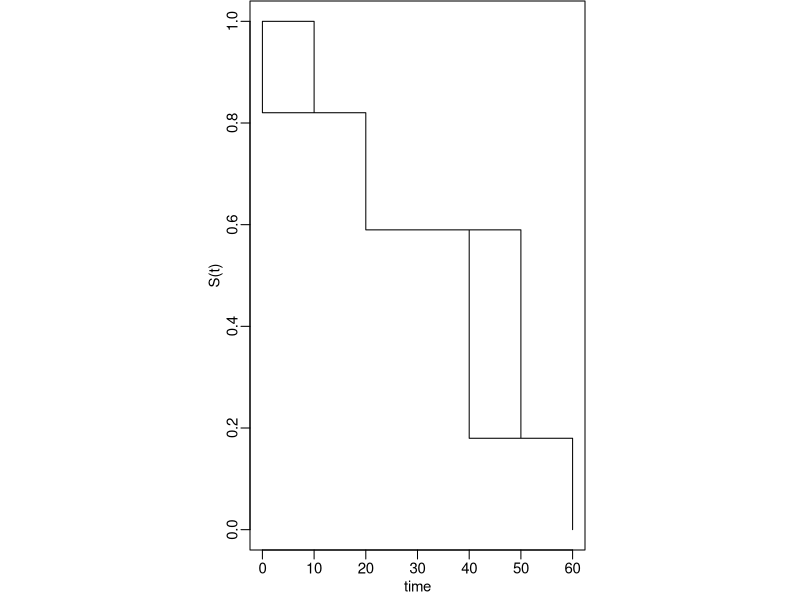

Here is the R script that generated this plot:
## ---- chunk 1
prepare_data <- function(Mat, #matrix of each observation with left/right censoring and left/right truncation. 
                              #if only 2 columns assume to truncation
                         expr = as.formula(Mat[,1]~1), # formula for the covariates 
                         data = NULL, # dataset for covariates (only allows NULL if intercept)
                         exact = FALSE, # whether observations are allowed to be exact observations
                         drop = "soft", # 'no' stops function if observation is invalid, 'soft' drops invalid and 'hard' drops                                                #meaningless, defaults to no for consistency
                         message = TRUE #return message about data
                         ){
  if(ncol(Mat) ==2){
    trunc <- FALSE 
    Mat <- cbind(Mat,Mat)
    Mat[,3] <- 0
    Mat[,4] <- Inf
  }else if(ncol(Mat) ==3){stop("observation data has only 3 columns")
    }else{
     Mat <- Mat[,1:4]
    trunc <- FALSE
    if( any(c((Mat[,3] > 0), (Mat[,4] < Inf)))){
      trunc <- TRUE
    }
  }
  text <- ""
  if(!(drop %in% c("no","soft","hard")) ){
    text <- cat(text, "\n ", ("\"drop\" variable not declared properly, defaults to \"no\". "))
    drop <- "no"
  }
  
  MM <- model.matrix(expr, data = data)

  dat <- as.data.frame(cbind(Mat,MM))
  colnames(dat) <- c("CL","CR","TL","TR",colnames(MM))

if(trunc){
  sub_test <- TRUE
  if(min(Mat[,3]) > 0 | max(Mat[,4]) < Inf){
    sub_test <- FALSE
  } else{
      right <- 0
      TRUNC <- cbind(Mat[,3],Mat[,4])
      TRUNC <- TRUNC[which(!duplicated(TRUNC)),]
      while(TRUE){
      right <- max(TRUNC[which(TRUNC[,1] <= right),2])
      if(right == Inf){
        break
      } else if(max(TRUNC[,1] <= right) == 0){
        sub_test <- FALSE
        break
      }
    }
  }
  if(!sub_test){text <- paste(text, "\n ","Warning: The Union of the support of the truncated random variables
          does not cover the positive reals. The estimate of the survival function will not
          correspond to an untruncated distribution, but the distribution conditioned on being
          on the joint support.")
  }
}
  test_good <- TRUE
  if(any(Mat[,1] > Mat[,2])){
    text <- paste(text, "\n ","Warning: The left endpoint of the censoring interval
          is larger than the right endpoint in ", sum(Mat[,1] > Mat[,2]), "datapoints.", sep = "")
    test_good <- FALSE}
  if(any(Mat[,3] > Mat[,1])){
    text <- paste(text, "\n ","Warning: The left endpoint of the truncation interval
          is larger than the left endpoint of censoring in ", sum(Mat[,3] > Mat[,1]), "datapoints.", sep = "")
    test_good <- FALSE}
  if(any(Mat[,4] < Mat[,2])){
    text <- paste(text, "\n ","Warning: The right endpoint of the censoring interval
          is larger than the right endpoint of truncation in ", sum(Mat[,4] < Mat[,2]), "datapoints.", sep = "")
    test_good <- FALSE}
  if((!exact) & any(Mat[,1] == Mat[,2]) ){
    text <- paste(text, "\n ","Warning: ", sum( Mat[,1] == Mat[,2]),
                                                   " datapoints are exact observation, when this is not wanted.",sep = "")
    test_good <- FALSE
  }
  if(drop == "no" & !test_good){
    if(message){print(text)}
    stop()}
  dat <- dat[which(!(dat$CL > dat$CR)),]
  dat <- dat[which(!(dat$CL < dat$TL)),]
  dat <- dat[which(!(dat$CR > dat$TR)),]
  if(!exact){
    dat <- dat[which(!(dat$CL == dat$CR)),]
  }
  if(drop == "soft"){
    if(message){print(text)}
    return( list( data = dat, trunc = trunc))}
  dat <- dat[which( !((dat$CL == dat$TL) & (dat$CR == dat$TR))), ]
  return( list( data = dat, trunc = trunc, message = text))
}

print.turnbull_est <- function(obj){
  print(obj$s)
}

turnbull.internal.IMat <- function(vec_l,vec_r, q , p){
  if(any(vec_l>vec_r)){
    stop(paste("turnbull.internal.IMat recieved incompatible values ", sum(vec_l>vec_r), " times!", sep = ""))
  }
  m <- length(q)
  MAT <- cbind(vec_l,vec_r)
  MAT <- as.matrix(MAT[which(!duplicated(MAT)),])
  if(dim(MAT)[2] == 1){MAT <- t(MAT)}
  MAT <- as.matrix(MAT[order(MAT[,1],MAT[,2]),])
  if(dim(MAT)[2] == 1){MAT <- t(MAT)}
  IMat_n <- nrow(MAT)
  IMat_w <- numeric(IMat_n)
  for(i in 1:IMat_n){
    IMat_w[i] <- sum(MAT[i,1] == vec_l & MAT[i,2] ==vec_r)
  }
  
  IMat <- matrix(0,nrow = IMat_n,ncol  = m)

  for( i in 1:m){
    IMat[,i] <-( MAT[,1] <=q[i] ) & (p[i] <= MAT[,2])
  }
  colnames(IMat) <- paste(q,p,sep = ",")
  L <- list( IMat = IMat,IMat_w=IMat_w,IMat_n=IMat_n)
  return(L)
}

turnbull.Obs.FI <- function(obj, cov = TRUE){
  CL <- obj$left_censor
  CR <- obj$right_censor
  TL <- obj$left_trunc
  TR <- obj$right_trunc
  q <- obj$q
  p <- obj$p
  s <- obj$s
  m <- length(q)
  
  if(all(TL == 0 & TR == Inf)){trunc <- FALSE}else{trunc <- TRUE}
  foo <- turnbull.internal.IMat(CL,CR,q,p)
  Alpha <- foo[[1]]
  w_c <- foo[[2]]
  n_c <- foo[[3]]
  if(trunc){
    foo <- turnbull.internal.IMat(TL,TR,q,p)
    Beta <- foo[[1]]
    w_t <- foo[[2]]
    n_t <- foo[[3]]
  }else{
    Beta <- 0
  }
  
  OFI <-  NULL
  
  theta <- s[-m]
  index <- rowSums(Alpha) != m
  Alpha_m <- Alpha[index,m]
  Alpha <- Alpha[index,-m]
  
  Alpha_res_nm <- rowSums((rep(1,sum(index))%*%t(theta)*Alpha))
  Alpha_res_nm <- (1-Alpha_m)*w_c[index]*ifelse(Alpha_res_nm == 0,0,Alpha_res_nm^-2)
  
  Alpha_res_m <- 1-rowSums((rep(1,sum(index))%*%t(theta)*(1-Alpha)))
  Alpha_res_m <- Alpha_m*w_c[index]*Alpha_res_m^-2
  if(trunc){
    index <- rowSums(Beta) != m
    Beta_m <- Beta[index,m]
    Beta <- Beta[index,-m]
    Beta_res_nm <- rowSums((rep(1,sum(index))%*%t(theta)*Beta))
    Beta_res_nm <- (1-Beta_m)*w_t[index]*ifelse(Beta_res_nm == 0,0,Beta_res_nm^-2)
  
    Beta_res_m <- 1-rowSums((rep(1,sum(index))%*%t(theta)*(1-Beta)))
    Beta_res_m <- Beta_m*w_t[index]*Beta_res_m^-2
  }
  AFI <- BFI <- matrix(0,m-1,m-1)
  for(i in 1:(m-1)){
    for(j in i:(m-1)){
      AFI[i,j] <- AFI[j,i] <-  sum(Alpha[,i]*Alpha[,j]*Alpha_res_nm)+sum((1-Alpha[,i])*(1-Alpha[,j])*Alpha_res_m)
    }
  }
  if(trunc){
    for(i in 1:(m-1)){
      for(j in i:(m-1)){
        BFI[i,j] <- BFI[j,i] <-  sum(Beta[,i]*Beta[,j]*Beta_res_nm)+sum((1-Beta[,i])*(1-Beta[,j])*Beta_res_m)
      }
    }
  }
  result <- AFI-BFI
  colnames(result) <- rownames(result) <-names(s)[-m]
  return(result)
}

turnbull.CI <- function(obj,
                        type = "transSurv",
                        alpha = 0.05
                         ){
  s <- obj$s
  try(COV <- solve(turnbull.Obs.FI(obj)))
      if(!exists("COV")){
      stop("Observed Fisher Information not invertible.")
    }else if(min(diag(COV)) <= 0){
    stop("Diagonal entry in Observed Fisher Information non-positive.")
    }else{
      if(type == "NormSurv"){
        J <- matrix(0,ncol = nrow(COV),nrow = nrow(COV))
        J[upper.tri(J,diag = T)] <- -1
        se <- sqrt(diag(t(J)%*%COV %*%J))
        lower <- s - qnorm(1-alpha/2)*se
        upper <- s + qnorm(1-alpha/2)*se
        
      }
      else{
        if(type != "transSurv"){
          message("Did not recognise CI type, default is \"transSurv\" ")
        }
        n <- nrow(COV)
        logit <- function(x){exp(x)/(1+exp(x))}
        invlogit <- function(x){-log((1-x)/x)}
        dinvlogit <- function(x){1/(x*(1-x))}
        # J <- matrix(0,ncol = nrow(COV),nrow = nrow(COV))
        # J[upper.tri(J,diag = T)] <- -1
        # COV <- sqrt(diag(t(J)%*%COV %*%J))
        # COV <- c(0,0,rep(COV,each = 2),1,1)
        
        Nablag <- matrix(0,ncol = n,nrow = n)
        for(i in 1:n){
          Nablag[1:i,i] <- -dinvlogit(1-sum(s[1:i]))
        }
        phidiag <- sqrt(diag(t(Nablag)%*%COV %*%Nablag))
        lower <- logit(invlogit(1-cumsum(s[1:n]))-qnorm(1-alpha/2)*phidiag)
        upper <- logit(invlogit(1-cumsum(s[1:n]))+qnorm(1-alpha/2)*phidiag)
      }
      
      names(lower) <- names(upper) <- names(s[1:n])
      L <- list(CI.lower = lower, CI.upper = upper)
      return(L)
    }
}

plot.turnbull_est <- function(obj,type = "S",add = FALSE,...){
  L <- list(...)
  if( !("type" %in% names(L))){
    L$type = "l"
  }

  
  s <- obj$s
  p <- obj$p
  q <- obj$q
  y <- c(1,1,rep(1-cumsum(s), each = 2))

  L$y <- c(y,y[length(y):1])
  x1 <- c(0,sort(rep(p,each = 2)),p[length(p)])
  x2 <- c(0,sort(rep(q,each = 2)),q[length(q)])
  L$x <- c(x1,x2[length(x2):1])
  if(tolower(type) %in% c("cumulativehazard","cumhaz","h")){
    L$y <- -log(L$y)
    if(!("xlab" %in% names(L))){L$xlab = "time"}
    if(!("ylab" %in% names(L))){L$ylab = "H(t)"}
  }else if(tolower(type) %in% c("logcumulativehazard","logcumhaz","logh","weibullcheck","weibull","weib")){
    L$y <- ifelse(L$y > 0,L$y,NA)
    L$y <- log(-log(L$y))
    if(!("xlab" %in% names(L))){L$xlab = "time"}
    if(!("ylab" %in% names(L))){L$ylab = "log H(t)"}
  }else if(tolower(type) %in% c("loglogcumulativehazard","loglogcumhaz","loglogh","gompertzcheck","gompertz","gomp")){
    L$y <- ifelse(L$y > 0,L$y,NA)
    L$y <- log(-log(L$y))
    L$x <- log(L$x)
    if(!("xlab" %in% names(L))){L$xlab = "log time"}
    if(!("ylab" %in% names(L))){L$ylab = "log H(t)"}
  }else if(tolower(type) %in% c("exppowercheck","exppower","ep")){
    L$y <- ifelse(L$y > 0,L$y,NA)
    L$y <- log(log(1-log(L$y)))
    L$x <- log(L$x)
    if(!("xlab" %in% names(L))){L$xlab = "log time"}
    if(!("ylab" %in% names(L))){L$ylab = "log log (1 - H(t))"}
  }
  else{
    if(!("ylim" %in% names(L))){L$ylim = c(0,1)}
    if(!("xlab" %in% names(L))){L$xlab = "time"}
    if(!("ylab" %in% names(L))){L$ylab = "S(t)"}
  }
  
  if(add){
  do.call(lines,c(L))
  }else{
  do.call(plot,c(L))
  }
}

turnbull <- function(CL, # Left endpoint of censoring interval (0 for left censored)
                     CR, # Right endpoint of censoring interval (Inf for Right censored)
                     TL =rep(0,length(CL)) , # Left endpoint of truncation interval
                     TR = rep(Inf,length(CL)), # right endpoint of truncation interval
                     tol = 10^-4, # relative tolerance in iteration. (number of turnbull intervals * max abs coordinate difference)
                     verbose = FALSE, # print every n'th statement for n = verbose
                     message = TRUE, # print ending message
                     start = "equal",# initialise probability vector
                     include0 = FALSE #whether S(0+) = 1 or S(0+) < 1 
                     ){
  start_time <- Sys.time()
  
  foo <- prepare_data(cbind(CL,CR,TL,TR), drop = "hard",message = message, exact = FALSE)
  
  if(message){print(foo$message)}
  trunc <- foo[[2]]
  
  foo <- foo[[1]]
  
  CL <- foo[,1]
  CR <- foo[,2]
  TL <- foo[,3]
  TR <- foo[,4]
  
  L <- sort(unique(c(CL,TR)))
  L <- as.data.frame(L[L<Inf])
  R <- sort(unique(c(CR,TL)))
  if(include0){
    R <- as.data.frame(R)
  }else{
    R <- as.data.frame(R[R>0])
  }
  colnames(L) <-colnames(R) <- "numb"
  L$name <- "L"
  R$name <- "R"
  
  I <- rbind(L,R)
  I <- I[order(I$numb),]
  
  Match <- stringr::str_locate_all(paste(I$name, collapse = ""), "LR")[[1]]
  
  #create turnbull (inner) intervals 
  q <- p <- numeric(nrow(Match))
  for(i in 1:nrow(Match)){
    q[i] <- I$numb[Match[i,1]]
    p[i] <- I$numb[Match[i,2]]
  }
  
  n <- length(CL)

  m <- length(q)
  if(m > 200){
    message(paste("warning: estimator uses ",m," inner (turnbull) intervals. It is recomended to discretise the input by interval censoring."))
  }
  if(m > 1000){
    errorCondition("warning: Too many inner (turnbull) intervals created. discretise the input by interval censoring.")
  }
  
  if(!(start %in% c("random","both","tail","begin","equal"))){
    message("variable \"start\"  did not match any options, reverted to default: \"equal\"")
  }
  if(start =="random"){
    s <- runif(m)
  }else if(start =="both"){
    s <- c(m/2,rep(1,m-2),m/2)
  }else if(start =="tail"){
    s <- c(rep(1,m-1),m)
  }else if(start == "begin"){
    s <- c(m,rep(1,m-1))
  }else{
    s <- rep(1,m) 
  }
  s <- s/sum(s)
  
  # C_MAT <- cbind(CL,CR)
  # C_MAT <- C_MAT[which(!duplicated(C_MAT)),]
  # if(is.null(dim(C_MAT))){
  #   stop("Warning: All censoring intervals are identical.")
  # }
  # C_MAT <- C_MAT[order(C_MAT[,1],C_MAT[,2]),]
  # n_c <- nrow(C_MAT)
  # w_c <- numeric(n_c)
  # for(i in 1:n_c){
  #   w_c[i] <- sum(C_MAT[i,1] == CL & C_MAT[i,2] ==CR)
  # }
  # 
  # Alpha <- matrix(0,nrow = n_c,ncol  = m)
  # 
  # for( i in 1:m){
  #   Alpha[,i] <-( C_MAT[,1] <=q[i] ) & (p[i] <= C_MAT[,2])
  # }
  # colnames(Alpha) <- paste(q,p,sep = ",")
  foo <- turnbull.internal.IMat(CL,CR,q,p)
  Alpha <- foo[[1]]
  w_c <- foo[[2]]
  n_c <- foo[[3]]
  if(n_c == 1){
    stop("All censoring interval are identical!")
  }
  if(trunc){
    foo <- turnbull.internal.IMat(TL,TR,q,p)
    Beta <- foo[[1]]
    w_t <- foo[[2]]
    n_t <- foo[[3]]
  }else{
    Beta <- 0
  }
  
  itt <-1
  while(TRUE){
  mu_. <- as.numeric(w_c%*%((Alpha*(rep(1,n_c)%*%t(s)))/((Alpha%*%s)%*%t(rep(1,m)))))
  
  if(trunc){
    nu_. <- as.numeric(w_t%*%(((1-Beta)*rep(1,n_t)%*%t(s))/((Beta%*%s)%*%t(rep(1,m)))))
    M <- sum(nu_.) + sum(mu_.)
  }else{
    nu_. <- rep(0,m)
    M <- n
  }
  
  pi <- (mu_. + nu_.)/M
  if((verbose>0) &(itt%%verbose == 0) ){print(max(abs(s-pi)*m))}
  if(max(abs(s-pi)*m) < tol){break}
  s <- pi
  itt <- itt +1
  }
  names(s) <- paste(q,p,sep = ",")
  
  if(message){print(Sys.time() - start_time)}
  
  obj <- list( s = s, turnbull_int = names(s),q = q ,p = p,left_censor = CL,
               right_censor = CR, left_truncation = TL , right_truncation = TR,
               n_obs = n, n_int = m, start = start, include0 = include0)
  class(obj) <- "turnbull_est"
  return(obj)
}

turnbull.CI.boot <- function(obj,boot.sample = 1000, alpha = 0.05,tol = 10^-4){
  CL <- obj$left_censor
  CR <- obj$right_censor
  TL <- obj$left_trunc
  TR <- obj$right_trunc
  
  Index <- sort(unique(c(CL,CR,TL,TR)))
  if(!obj$include0){
    Index <- Index[Index>0]
  }
  I_n <- length(Index) 
  
  rev_sort <- function(x){
    x <- sort(x,decreasing = T)
    return(x)
  }
  
  quant <- ceiling(boot.sample*alpha)
  
  Upper.quant <-  matrix(0,nrow = quant +1, ncol = I_n)
  Lower.quant <-  matrix(Inf,nrow = quant +1, ncol = I_n)
  
  new_upper <- new_lower <- rep(NA,I_n)
  names(new_upper) <- names(new_lower) <- Index
  
  pb = txtProgressBar(min = 0, max = boot.sample, initial = 1, style = 3) 
  
  for(i in 1:boot.sample){
    setTxtProgressBar(pb,i)
    new_upper[] <- new_lower[] <- rep(NA,I_n)
    res <- sample(length(CL),length(CL),replace = T)
    
    fit_temp <- turnbull(CL[res],CR[res],TL[res],TR[res],tol = tol,message = F, start = obj$start, include0 = obj$include0)
    
    s <- fit_temp$s
    
    if(length(s) == I_n){
      Upper.quant[1,] <- Lower.quant[1,] <- s
      
    }else{
      name_ind <- rbind(matrix(as.numeric(unlist(strsplit(names(s),","))),ncol = length(s)),1:length(s))
      name_ind_eq <- as.matrix(name_ind[,which(name_ind[1,]==name_ind[2,])])
      name_ind_uneq <- as.matrix(name_ind[,which(name_ind[1,]!=name_ind[2,])])
      for(j in 1:I_n){
        value <- match(Index[j],name_ind_eq[1,]) 
        if(!is.na(value)){
          foo <- which(names(new_lower) == Index[j])
          new_lower[foo] <- new_upper[foo] <- s[value]
        }
      }
      if(dim(name_ind_uneq)[2] > 0){
        for(j in 1:ncol(name_ind_uneq)){
          value <- match(name_ind_uneq[1,j],Index)
          new_upper[which(names(new_upper) == name_ind_uneq[2,j])] <- s[name_ind_uneq[3,j]]
          value <- match(name_ind_uneq[2,j],Index)
          new_lower[which(names(new_lower) == name_ind_uneq[1,j])] <- s[name_ind_uneq[3,j]]
        }
      } 
      if(any(is.na(new_lower))){
        miss <- is.na(new_lower)
        new_lower[miss] <- 0
      }
      if(any(is.na(new_upper))){
        miss <- is.na(new_upper)
        new_upper[miss] <- 0
      }
    }
    Upper.quant[1,] <- 1-cumsum(new_upper[1:(I_n)])
    Upper.quant <- apply(Upper.quant,2,sort)
    
    Lower.quant[1,] <- 1-cumsum(new_lower[1:(I_n)])
    Lower.quant <- apply(Lower.quant,2,rev_sort)
  } 
  close(pb)
  CI.upper <- Upper.quant[2,]
  names(CI.upper) <- names(new_upper)
  CI.lower <- Lower.quant[2,]
  names(CI.lower) <- names(new_lower)
  return(list(CI.upper = CI.upper, CI.lower = CI.lower))
}

S <- function(obj,time){
  if(time > obj$p[length(obj$p)]){
    return(0)
  }else if(time < obj$p[1]){
    return(1)
  }else{
    x <- which.min(time-obj$p>0)-1
    return(1-unname(sum(obj$s[1:x])))
  }
}

S <- Vectorize(S,"time")
## ---- chunk 2
layout(matrix(1:3,nrow= 1, ncol = 3, byrow = T), widths = c(1,2,1))
plot.new()
par(mai = c(0.5,0.5,0.01,0.15),cex = 0.9 ,mgp = c(1.5, 0.5, 0))
plot(turnbull(c(0,0,20,20,40,20,20,60),c(10,20,50,50,50,60,Inf,Inf)))
plot.new()
